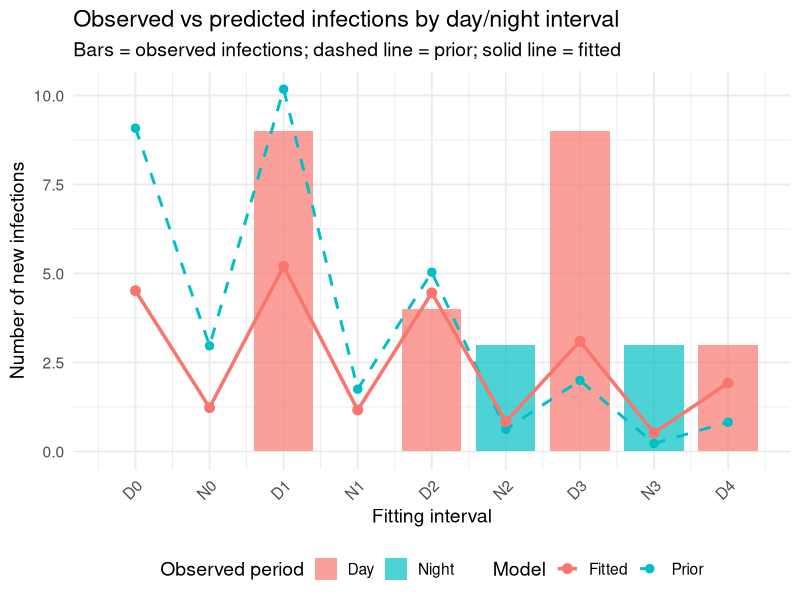
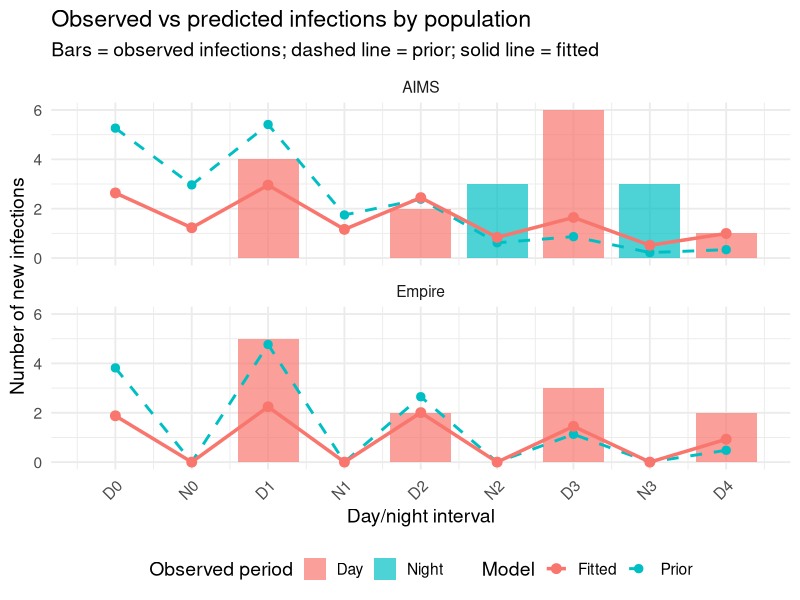

R code for these plots, in order:
library(deSolve)
library(ggplot2)
library(tidyr)

data <- read.csv("MMF-Final+Locations+Doctors.csv", stringsAsFactors = FALSE)

data$Date     <- as.Date(data$Date, format = "%d/%m/%Y")
data$DateTime <- as.POSIXct(paste(data$Date, data$Time), format = "%Y-%m-%d %H:%M:%S")
data$Day      <- as.numeric(data$Date - min(data$Date))
data$Status   <- ifelse(data$Location == 1, "IE", "IA")


## Split observed infections into DAY and NIGHT periods


day_start <- 0.3328
day_end   <- 0.77071

origin <- as.POSIXct(paste(min(data$Date), "00:00:00"))

data$t_inf <- as.numeric(difftime(data$DateTime, origin, units = "days"))
data$frac  <- data$t_inf %% 1

data$Period <- ifelse(
  data$frac >= day_start & data$frac <= day_end,
  "Day",
  "Night"
)

# IMPORTANT:
# Started cases are initial conditions, not new infections to fit.
fit_data <- subset(data, Infected.by != "Started")

# Assign each infection to a day/night fitting interval
fit_data$PeriodDay <- ifelse(
  fit_data$Period == "Day",
  floor(fit_data$t_inf),
  ifelse(
    fit_data$frac > day_end,
    floor(fit_data$t_inf),      # night after evening
    floor(fit_data$t_inf) - 1   # night before morning
  )
)

fit_data <- subset(fit_data, PeriodDay >= 0)

# Create all possible day/night periods, including zero-count periods
max_t <- max(fit_data$t_inf)
max_period_day <- floor(max_t)

obs_grid <- do.call(rbind, lapply(0:max_period_day, function(d) {
  data.frame(
    PeriodDay = d,
    Period    = c("Day", "Night"),
    bin_start = c(d + day_start, d + day_end),
    bin_end   = c(d + day_end, d + 1 + day_start)
  )
}))

# Keep only periods that start before the last observed infection
obs_grid <- subset(obs_grid, bin_start <= max_t)

obs_counts <- aggregate(
  Infection_number ~ PeriodDay + Period,
  data = fit_data,
  FUN = length
)

names(obs_counts)[names(obs_counts) == "Infection_number"] <- "new_cases"

obsPeriod <- merge(
  obs_grid,
  obs_counts,
  by = c("PeriodDay", "Period"),
  all.x = TRUE
)

obsPeriod$new_cases[is.na(obsPeriod$new_cases)] <- 0
obsPeriod <- obsPeriod[order(obsPeriod$bin_start), ]

############################################################
## Observed day/night counts split by AIMS vs Empire
############################################################

fit_data$Population <- ifelse(fit_data$Location == 0, "AIMS", "Empire")

obs_grid_loc <- merge(
  obs_grid,
  data.frame(Population = c("AIMS", "Empire"))
)

obs_counts_loc <- aggregate(
  Infection_number ~ PeriodDay + Period + Population,
  data = fit_data,
  FUN = length
)

names(obs_counts_loc)[names(obs_counts_loc) == "Infection_number"] <- "new_cases"

obsPeriodLoc <- merge(
  obs_grid_loc,
  obs_counts_loc,
  by = c("PeriodDay", "Period", "Population"),
  all.x = TRUE
)

obsPeriodLoc$new_cases[is.na(obsPeriodLoc$new_cases)] <- 0
obsPeriodLoc <- obsPeriodLoc[order(obsPeriodLoc$Population, obsPeriodLoc$bin_start), ]

print(obsPeriodLoc)

PRIOR_betaM      <- 4.5
PRIOR_betaNightA <- 1.5   
PRIOR_betaNightE <- 0     

I0_IE <- sum(data$Location == 1 & data$Infected.by == "Started")  
I0_IA <- sum(data$Location == 0 & data$Infected.by == "Started")  
N0    <- 42
N_A   <- 25
N_E   <- 17
S0_E  <- N_E - I0_IE   
S0_A  <- N_A - I0_IA   

stopifnot("Initial conditions don't sum to N0" = (S0_A + S0_E + I0_IA + I0_IE) == N0)

initialize_pop_CI <- function() {
  c(SE = S0_E, SA = S0_A,
    IA = I0_IA, IE = I0_IE,
    RA = 0, RE = 0,
    CI = 0,
    CIA = 0,   # cumulative infections in AIMS
    CIE = 0)   # cumulative infections in Empire
}

ssiirr_CI <- function(t, y, parms) {
  with(as.list(c(y, parms)), {
    
    day_fraction <- t %% 1
    is_daytime   <- (day_fraction >= 0.3328) & (day_fraction <= 0.77071)
    
    beta_M  <- ifelse(is_daytime, betaM,      0)
    beta_NA <- ifelse(is_daytime, 0,          betaNightA)
    beta_NE <- ifelse(is_daytime, 0,          PRIOR_betaNightE)
    
    inf_mix <- beta_M  * (IA + IE) / N0
    inf_NA  <- beta_NA * IA / N_A
    inf_NE  <- beta_NE * IE / N_E
    
    # New infections by population
    new_A <- (inf_mix + inf_NA) * SA
    new_E <- (inf_mix + inf_NE) * SE
    
    dSEdt <- -new_E
    dSAdt <- -new_A
    
    dIAdt <-  new_A - gammaA * IA
    dIEdt <-  new_E - gammaE * IE
    
    dRAdt <- gammaA * IA
    dREdt <- gammaE * IE
    
    # Cumulative incidence
    dCIdt  <- new_A + new_E
    dCIAdt <- new_A
    dCIEdt <- new_E
    
    return(list(c(dSEdt, dSAdt,
                  dIAdt, dIEdt,
                  dRAdt, dREdt,
                  dCIdt, dCIAdt, dCIEdt)))
  })
}
simEpidemic <- function(betaM, betaNightA,
                        tseq = seq(0, max(obsPeriod$bin_end), by = 0.02083)) {
  init  <- initialize_pop_CI()
  parms <- c(
    betaM      = betaM,
    betaNightA = betaNightA,
    gammaA     = 1,
    gammaE     = 1,
    N0         = N0,
    N_A        = N_A,
    N_E        = N_E
  )
  as.data.frame(lsoda(init, tseq, ssiirr_CI, parms = parms))
}

get_period_incidence <- function(simDat, obsPeriod) {
  
  get_CI <- function(tt) {
    approx(simDat$time, simDat$CI, xout = tt, rule = 2)$y
  }
  
  CI_start <- sapply(obsPeriod$bin_start, get_CI)
  CI_end   <- sapply(obsPeriod$bin_end, get_CI)
  
  predicted <- CI_end - CI_start
  
  data.frame(
    obsPeriod,
    predicted = pmax(predicted, 1e-10)
  )
}

nllikelihood <- function(betaM, betaNightA) {
  sim  <- simEpidemic(betaM, betaNightA)
  pred <- get_period_incidence(sim, obsPeriod)
  
  nlls <- -dpois(
    x      = round(pred$new_cases),
    lambda = pred$predicted,
    log    = TRUE
  )
  
  return(sum(nlls))
}

cat("\nNLL at priors (beta_M=1.8, betaNightA=1.5):",
    round(nllikelihood(PRIOR_betaM, PRIOR_betaNightA), 5), "\n")

objFXN <- function(log_pars) {
  betaM      <- exp(log_pars[1])
  betaNightA <- exp(log_pars[2])
  nllikelihood(betaM, betaNightA)
}

set.seed(123)  

init.pars <- c(log(PRIOR_betaM), log(PRIOR_betaNightA))

optim.vals <- optim(
  par     = init.pars,
  fn      = objFXN,
  control = list(trace = 0, maxit = 200), 
  method  = "SANN"
)
cat("\nSANN result — beta_M =", round(exp(optim.vals$par[1]), 5),
    "| betaNightA =", round(exp(optim.vals$par[2]), 5), "\n")

optim.vals <- optim(
  par     = optim.vals$par,
  fn      = objFXN,
  control = list(trace = 0, maxit = 1000, reltol = 1e-7), 
  method  = "Nelder-Mead",
  hessian = TRUE
)

betaM.MLE      <- exp(optim.vals$par[1])
betaNightA.MLE <- exp(optim.vals$par[2])

cat("\n--- MLE Results ---\n")
cat("Prior beta_M          :", PRIOR_betaM,      "(unchanged)\n")
cat("Prior betaNightA      :", PRIOR_betaNightA, "(unchanged)\n")
cat("Fitted beta_M (MLE)   :", round(betaM.MLE, 5), "\n")
cat("Fitted betaNightA(MLE):", round(betaNightA.MLE, 5), "\n")
cat("NLL at MLE            :", round(optim.vals$value, 5), "\n")
cat("Convergence (0=good)  :", optim.vals$convergence, "\n")

fisherInfMatrix <- solve(optim.vals$hessian)
se_log_pars     <- sqrt(diag(fisherInfMatrix))

ci_betaM      <- exp(optim.vals$par[1] + c(-1, 1) * 1.96 * se_log_pars[1])
ci_betaNightA <- exp(optim.vals$par[2] + c(-1, 1) * 1.96 * se_log_pars[2])

cat("\n95% CI for beta_M     : [", round(ci_betaM[1], 5), ",", round(ci_betaM[2], 5), "]\n")
cat("95% CI for betaNightA : [", round(ci_betaNightA[1], 5), ",", round(ci_betaNightA[2], 5), "]\n")

fit_sim   <- simEpidemic(betaM.MLE,   betaNightA.MLE)
prior_sim <- simEpidemic(PRIOR_betaM, PRIOR_betaNightA)

## Visualization 

library(ggplot2)
library(tidyr)

# After fitting:
fit_sim <- simEpidemic(betaM.MLE, betaNightA.MLE)

# Get predicted incidence for each day/night bin
plot_dat <- get_period_incidence(fit_sim, obsPeriod)

# Make nicer labels
plot_dat$Period <- factor(plot_dat$Period, levels = c("Day", "Night"))

plot_dat$interval_label <- paste0(
  "Day ", plot_dat$PeriodDay, "\n", plot_dat$Period
)

############################################################
## Alternating Day/Night plot with prior + fitted lines
############################################################

library(ggplot2)

# Simulations
fit_sim   <- simEpidemic(betaM.MLE, betaNightA.MLE)
prior_sim <- simEpidemic(PRIOR_betaM, PRIOR_betaNightA)

# Predicted incidence by fitting interval
fit_pred   <- get_period_incidence(fit_sim, obsPeriod)
prior_pred <- get_period_incidence(prior_sim, obsPeriod)

# Build plotting data
plot_dat <- obsPeriod
plot_dat$pred_fit   <- fit_pred$predicted
plot_dat$pred_prior <- prior_pred$predicted

# Order intervals by actual time
plot_dat <- plot_dat[order(plot_dat$bin_start), ]
plot_dat$x_id <- seq_len(nrow(plot_dat))

# Nice alternating labels
plot_dat$interval_label <- paste0("Day ", plot_dat$PeriodDay, "\n", plot_dat$Period)

# Plot
############################################################
## Alternating Day/Night plot with prior + fitted lines
############################################################

library(ggplot2)

# Simulations
fit_sim   <- simEpidemic(betaM.MLE, betaNightA.MLE)
prior_sim <- simEpidemic(PRIOR_betaM, PRIOR_betaNightA)

# Predicted incidence by fitting interval
fit_pred   <- get_period_incidence(fit_sim, obsPeriod)
prior_pred <- get_period_incidence(prior_sim, obsPeriod)

# Build plotting data
plot_dat <- obsPeriod
plot_dat$pred_fit   <- fit_pred$predicted
plot_dat$pred_prior <- prior_pred$predicted

# Order intervals by actual time
plot_dat <- plot_dat[order(plot_dat$bin_start), ]
plot_dat$x_id <- seq_len(nrow(plot_dat))

# Nice alternating labels
plot_dat$interval_label <- paste0("Day ", plot_dat$PeriodDay, "\n", plot_dat$Period)

# Plot
############################################################
## Alternating Day/Night plot: observed + prior + fitted
############################################################

library(ggplot2)

# 1. Make sure obsPeriod is in true chronological order
obsPeriod <- obsPeriod[order(obsPeriod$bin_start), ]

# 2. Simulate prior and fitted models
fit_sim   <- simEpidemic(betaM.MLE, betaNightA.MLE)
prior_sim <- simEpidemic(PRIOR_betaM, PRIOR_betaNightA)

# 3. Get predicted incidence in the same day/night bins
fit_pred   <- get_period_incidence(fit_sim, obsPeriod)
prior_pred <- get_period_incidence(prior_sim, obsPeriod)

# 4. Build plotting dataframe
plot_dat <- obsPeriod

plot_dat$pred_fit   <- fit_pred$predicted
plot_dat$pred_prior <- prior_pred$predicted

# 5. Create x-axis ordering variable
plot_dat$x_id <- seq_len(nrow(plot_dat))

# 6. Cleaner labels
plot_dat$interval_label <- ifelse(
  plot_dat$Period == "Day",
  paste0("D", plot_dat$PeriodDay),
  paste0("N", plot_dat$PeriodDay)
)

# Quick check
print(plot_dat[, c("x_id", "interval_label", "Period", "new_cases", 
                   "pred_prior", "pred_fit")])

# 7. Plot
ggplot(plot_dat, aes(x = x_id)) +
  geom_col(
    aes(y = new_cases, fill = Period),
    alpha = 0.7,
    width = 0.8
  ) +
  
  geom_line(
    aes(y = pred_prior, colour = "Prior", group = 1),
    linewidth = 1,
    linetype = "dashed"
  ) +
  geom_point(
    aes(y = pred_prior, colour = "Prior"),
    size = 2.5
  ) +
  
  geom_line(
    aes(y = pred_fit, colour = "Fitted", group = 1),
    linewidth = 1.2
  ) +
  geom_point(
    aes(y = pred_fit, colour = "Fitted"),
    size = 3
  ) +
  
  scale_x_continuous(
    breaks = plot_dat$x_id,
    labels = plot_dat$interval_label
  ) +
  
  labs(
    title = "Observed vs predicted infections by day/night interval",
    subtitle = "Bars = observed infections; dashed line = prior; solid line = fitted",
    x = "Fitting interval",
    y = "Number of new infections",
    fill = "Observed period",
    colour = "Model"
  ) +
  theme_minimal(base_size = 14) +
  theme(
    axis.text.x = element_text(angle = 45, hjust = 1),
    legend.position = "bottom"
  )

get_period_location_incidence <- function(simDat, obsPeriodLoc) {
  
  get_val <- function(var, tt) {
    approx(simDat$time, simDat[[var]], xout = tt, rule = 2)$y
  }
  
  predicted <- numeric(nrow(obsPeriodLoc))
  
  for (i in seq_len(nrow(obsPeriodLoc))) {
    
    pop <- obsPeriodLoc$Population[i]
    
    if (pop == "AIMS") {
      var <- "CIA"
    } else {
      var <- "CIE"
    }
    
    start_val <- get_val(var, obsPeriodLoc$bin_start[i])
    end_val   <- get_val(var, obsPeriodLoc$bin_end[i])
    
    predicted[i] <- end_val - start_val
  }
  
  data.frame(
    obsPeriodLoc,
    predicted = pmax(predicted, 1e-10)
  )
}

############################################################
## Plot: observed vs predicted by day/night and population
############################################################

library(ggplot2)

# Simulate prior and fitted models
fit_sim   <- simEpidemic(betaM.MLE, betaNightA.MLE)
prior_sim <- simEpidemic(PRIOR_betaM, PRIOR_betaNightA)

# Get location-specific predictions
fit_pred_loc   <- get_period_location_incidence(fit_sim, obsPeriodLoc)
prior_pred_loc <- get_period_location_incidence(prior_sim, obsPeriodLoc)

# Build plotting data
plot_loc <- obsPeriodLoc

plot_loc$pred_fit   <- fit_pred_loc$predicted
plot_loc$pred_prior <- prior_pred_loc$predicted

# Order properly within each population
plot_loc <- plot_loc[order(plot_loc$Population, plot_loc$bin_start), ]

# Create x-axis id separately for each population
plot_loc$x_id <- ave(
  plot_loc$bin_start,
  plot_loc$Population,
  FUN = function(x) seq_along(x)
)

# Nice labels
plot_loc$interval_label <- ifelse(
  plot_loc$Period == "Day",
  paste0("D", plot_loc$PeriodDay),
  paste0("N", plot_loc$PeriodDay)
)

# Plot
ggplot(plot_loc, aes(x = x_id)) +
  geom_col(
    aes(y = new_cases, fill = Period),
    alpha = 0.7,
    width = 0.8
  ) +
  
  geom_line(
    aes(y = pred_prior, colour = "Prior", group = 1),
    linewidth = 1,
    linetype = "dashed"
  ) +
  geom_point(
    aes(y = pred_prior, colour = "Prior"),
    size = 2.5
  ) +
  
  geom_line(
    aes(y = pred_fit, colour = "Fitted", group = 1),
    linewidth = 1.2
  ) +
  geom_point(
    aes(y = pred_fit, colour = "Fitted"),
    size = 3
  ) +
  
  facet_wrap(~ Population, ncol = 1) +
  
  scale_x_continuous(
    breaks = unique(plot_loc$x_id),
    labels = unique(plot_loc$interval_label)
  ) +
  
  labs(
    title = "Observed vs predicted infections by population",
    subtitle = "Bars = observed infections; dashed line = prior; solid line = fitted",
    x = "Day/night interval",
    y = "Number of new infections",
    fill = "Observed period",
    colour = "Model"
  ) +
  
  theme_minimal(base_size = 14) +
  theme(
    axis.text.x = element_text(angle = 45, hjust = 1),
    legend.position = "bottom"
  )
